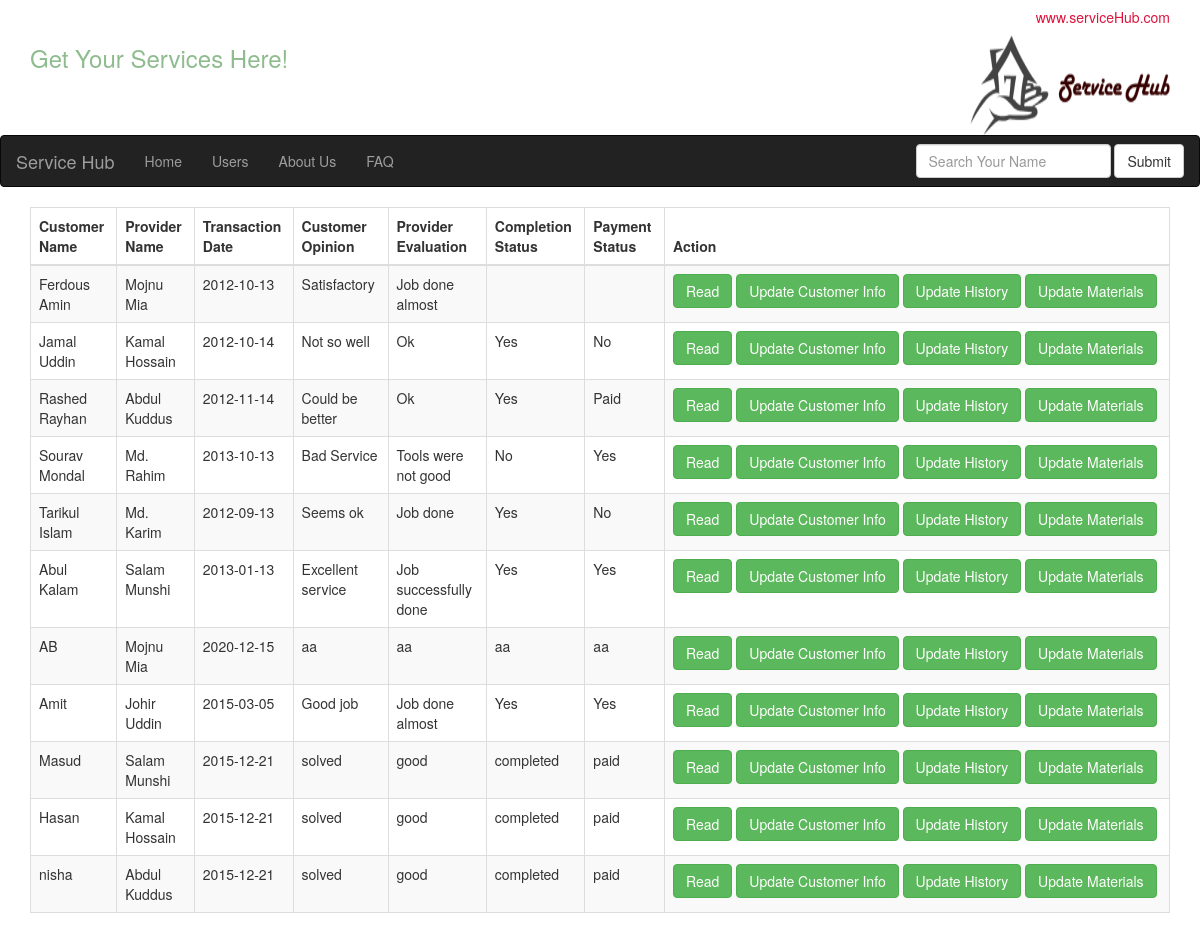
The page /customers.php on the database its author committed.
### tables this page shows
CREATE TABLE `customer` (
  `Customer_ID` int(10) NOT NULL,
  `Name` varchar(30) DEFAULT NULL,
  `House_No` int(5) DEFAULT NULL,
  `Street` varchar(30) DEFAULT NULL,
  `Area` varchar(30) DEFAULT NULL,
  `Contact_No` int(15) DEFAULT NULL,
  `email` varchar(30) DEFAULT NULL
);

CREATE TABLE `provider` (
  `Provider_ID` int(10) NOT NULL,
  `Name` varchar(30) DEFAULT NULL,
  `Age` int(3) DEFAULT NULL,
  `Salary_Per_Hour` int(5) DEFAULT NULL,
  `Working_Since` int(4) DEFAULT NULL,
  `Contact_No` int(15) DEFAULT NULL,
  `Service_CategoryService_ID` int(10) NOT NULL,
  `LocationLocation_ID` int(10) NOT NULL,
  `email` varchar(30) DEFAULT NULL
);

CREATE TABLE `history` (
  `History_ID` int(10) NOT NULL,
  `Transaction_Date` date DEFAULT NULL,
  `Customer_Comment` varchar(100) DEFAULT NULL,
  `Provider_Comment` varchar(100) DEFAULT NULL,
  `ProviderProvider_ID` int(10) NOT NULL,
  `Completion_Status` varchar(20) DEFAULT NULL,
  `Payment_Status` varchar(20) DEFAULT NULL,
  `CustomerCustomer_ID` int(10) NOT NULL,
  `Service_CategoryService_ID` int(10) NOT NULL
);

### customers.php (the view, shortened to what this page needs)
<?php
	$Customer_Name = "";
?>
<!DOCTYPE html>
<html lang="en">
<head>
  <link rel="stylesheet" href="http://maxcdn.bootstrapcdn.com/bootstrap/3.3.5/css/bootstrap.min.css">
</head>
<body>
<div class="container">
	<h5 style="color:crimson;"align="right">www.serviceHub.com</h5>
    <img src="servicehub.jpg" class="img-rounded" alt="Service Hub" width="200" height="100" align="right">
    <h3 style="color:darkseagreen;"align="left">Get Your Services Here!</h3>
</div>
<nav class="navbar navbar-inverse">
  <div class="container-fluid">
    <div class="navbar-header">
     <a class="navbar-brand" href="#">Service Hub</a>
    </div>
    <div>
      <ul class="nav navbar-nav">
        <li><a href="Home.php">Home</a></li>
        <li><a href="customers.php">Users</a></li>
        <li><a href="About Us.php">About Us</a></li>
        <li><a href="FAQ.php">FAQ</a></li>
      </ul>
      <form class="navbar-form navbar-right" >
        <div class="form-group">
          <input name="Search" type="text" class="form-control" placeholder="Search Your Name">
        </div>
        <button type="submit" class="btn btn-default">Submit</button>
      </form>
    </div>
  </div>
</nav>
<div class="container">
				<table class="table table-striped table-bordered">
		              <thead>
		                <tr>
		                  <th>Customer Name</th>
		                  <th>Provider Name</th>
		                  <th>Transaction Date</th>
		                  <th>Customer Opinion</th>
		                  <th>Provider Evaluation</th>
		                  <th>Completion Status</th>
		                  <th>Payment Status</th>
		                  <th>Action</th>
		                </tr>
		              </thead>
		              <tbody>
		              <?php
					   $pdo = Database::connect();
					   $sql = "SELECT customer.Name AS CName,
					   provider.Name AS PName,
					   history.Transaction_Date,history.Customer_Comment,history.Provider_Comment,history.Completion_Status,history.Payment_Status,
					   materials.Material_ID
					   FROM customer JOIN history ON customer.Customer_ID=history.CustomerCustomer_ID
		               JOIN provider ON history.ProviderProvider_ID=provider.Provider_ID
		               JOIN materials ON history.History_ID=materials.HistoryHistory_ID
		               WHERE customer.Name LIKE '%$Customer_Name%'";
	 				   foreach ($pdo->query($sql) as $row) {
						   		echo '<tr>';
							   	echo '<td>'. $row['CName'] . '</td>';
							   	echo '<td>'. $row['PName'] . '</td>';
							   	echo '<td>'. $row['Transaction_Date'] . '</td>';
							   	echo '<td>'. $row['Customer_Comment'] . '</td>';
							   	echo '<td>'. $row['Provider_Comment'] . '</td>';
							   	echo '<td>'. $row['Completion_Status'] . '</td>';
							   	echo '<td>'. $row['Payment_Status'] . '</td>';
							   	echo '<td width=505>';
							   	echo '<a class="btn btn-success" href="customer_read.php?Name='.$row['CName'].'">Read</a>';
							   	echo '<a class="btn btn-success" href="customer_update.php?Name='.$row['CName'].'">Update Customer Info</a>';
							   	echo '<a class="btn btn-success" href="history_update.php?Transaction_Date='.$row['Transaction_Date'].'">Update History</a>';
							   	echo '<a class="btn btn-success" href="materials_update.php?Material_ID='.$row['Material_ID'].'">Update Materials</a>';
							   	echo '</td>';
							   	echo '</tr>';
					   }
					  ?>
				      </tbody>
	            </table>
</div>
</body>
</html>

### rows shown on the page
customer: Name "Ferdous Amin", provider.Name "Mojnu Mia", history.Transaction_Date "2012-10-13", history.Customer_Comment "Satisfactory", history.Provider_Comment "Job done almost"
customer: Name "Jamal Uddin", provider.Name "Kamal Hossain", history.Transaction_Date "2012-10-14", history.Customer_Comment "Not so well", history.Provider_Comment "Ok", history.Completion_Status "Yes", history.Payment_Status "No"
customer: Name "Rashed Rayhan", provider.Name "Abdul Kuddus", history.Transaction_Date "2012-11-14", history.Customer_Comment "Could be better", history.Provider_Comment "Ok", history.Completion_Status "Yes", history.Payment_Status "Paid"
customer: Name "Sourav Mondal", provider.Name "Md. Rahim", history.Transaction_Date "2013-10-13", history.Customer_Comment "Bad Service", history.Provider_Comment "Tools were not good", history.Completion_Status "No", history.Payment_Status "Yes"
customer: Name "Tarikul Islam", provider.Name "Md. Karim", history.Transaction_Date "2012-09-13", history.Customer_Comment "Seems ok", history.Provider_Comment "Job done", history.Completion_Status "Yes", history.Payment_Status "No"
customer: Name "Abul Kalam", provider.Name "Salam Munshi", history.Transaction_Date "2013-01-13", history.Customer_Comment "Excellent service", history.Provider_Comment "Job successfully done", history.Completion_Status "Yes", history.Payment_Status "Yes"
customer: Name "AB", provider.Name "Mojnu Mia", history.Transaction_Date "2020-12-15", history.Customer_Comment "aa", history.Provider_Comment "aa", history.Completion_Status "aa", history.Payment_Status "aa"
customer: Name "Amit", provider.Name "Johir Uddin", history.Transaction_Date "2015-03-05", history.Customer_Comment "Good job", history.Provider_Comment "Job done almost", history.Completion_Status "Yes", history.Payment_Status "Yes"
customer: Name "Masud", provider.Name "Salam Munshi", history.Transaction_Date "2015-12-21", history.Customer_Comment "solved", history.Provider_Comment "good", history.Completion_Status "completed", history.Payment_Status "paid"
customer: Name "Hasan", provider.Name "Kamal Hossain", history.Transaction_Date "2015-12-21", history.Customer_Comment "solved", history.Provider_Comment "good", history.Completion_Status "completed", history.Payment_Status "paid"
customer: Name "nisha", provider.Name "Abdul Kuddus", history.Transaction_Date "2015-12-21", history.Customer_Comment "solved", history.Provider_Comment "good", history.Completion_Status "completed", history.Payment_Status "paid"
